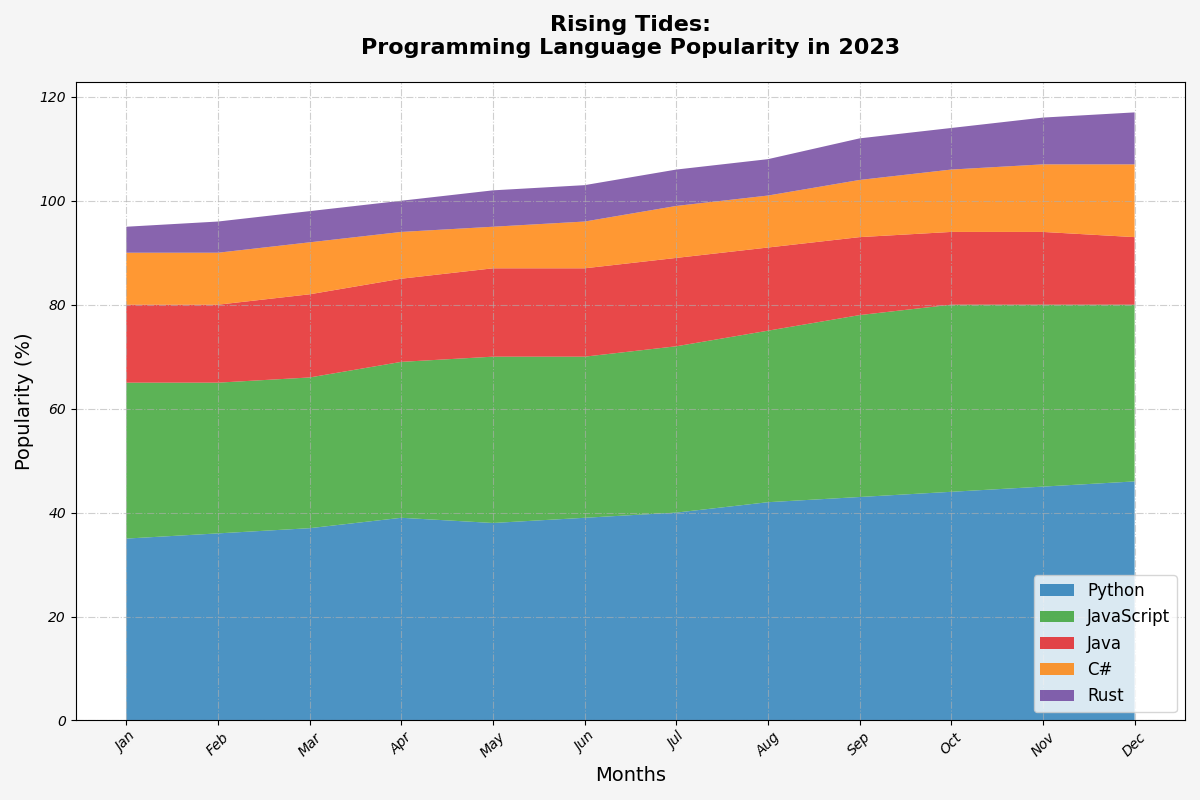

Write Python code to recreate this figure.
import matplotlib.pyplot as plt
import numpy as np

months = [
    'Jan', 'Feb', 'Mar', 'Apr', 'May', 'Jun', 
    'Jul', 'Aug', 'Sep', 'Oct', 'Nov', 'Dec'
]

python_popularity = np.array([35, 36, 37, 39, 38, 39, 40, 42, 43, 44, 45, 46])
javascript_popularity = np.array([30, 29, 29, 30, 32, 31, 32, 33, 35, 36, 35, 34])
java_popularity = np.array([15, 15, 16, 16, 17, 17, 17, 16, 15, 14, 14, 13])
csharp_popularity = np.array([10, 10, 10, 9, 8, 9, 10, 10, 11, 12, 13, 14])
rust_popularity = np.array([5, 6, 6, 6, 7, 7, 7, 7, 8, 8, 9, 10])

fig, ax = plt.subplots(figsize=(12, 8))

# Changed colors to a new set of colors
ax.stackplot(
    months, 
    python_popularity, 
    javascript_popularity, 
    java_popularity, 
    csharp_popularity, 
    rust_popularity, 
    labels=['Python', 'JavaScript', 'Java', 'C#', 'Rust'],
    colors=['#1f78b4', '#33a02c', '#e31a1c', '#ff7f00', '#6a3d9a'],
    alpha=0.8
)

ax.set_title("Rising Tides:\nProgramming Language Popularity in 2023", fontsize=16, fontweight='bold', pad=20)
ax.set_xlabel("Months", fontsize=14)
ax.set_ylabel("Popularity (%)", fontsize=14)

ax.grid(True, linestyle='-.', alpha=0.6)
ax.legend(loc='lower right', fontsize=12)
plt.xticks(rotation=45, fontsize=10, style='italic')
plt.yticks(fontsize=10, style='italic')
plt.tight_layout()

plt.gcf().set_facecolor('#f5f5f5')
plt.show()
